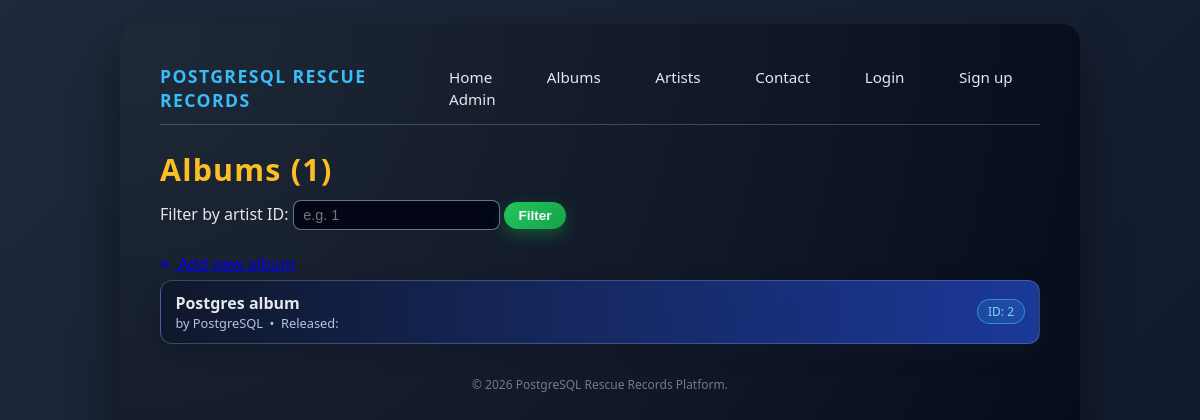
The app's page /, older data.
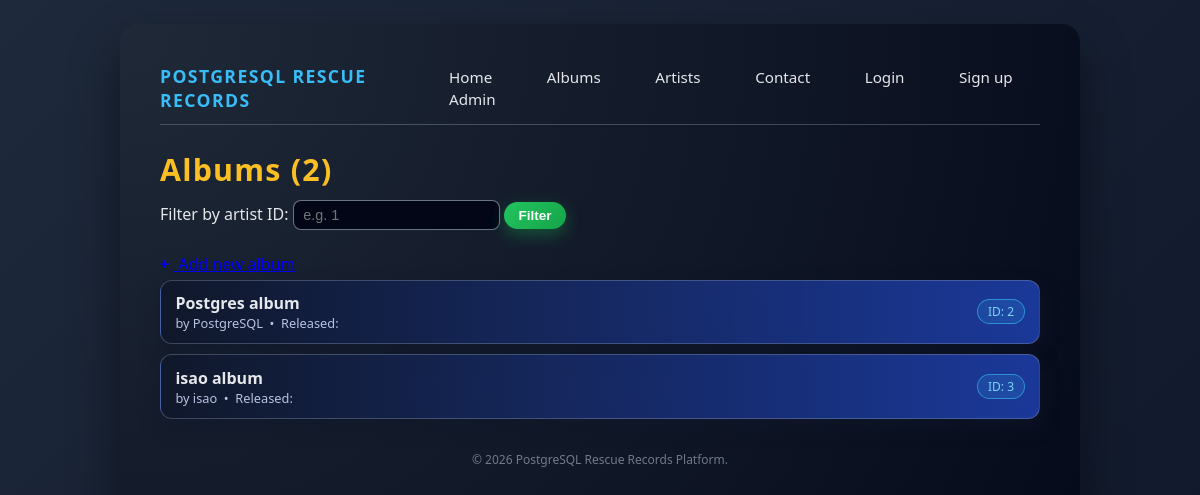
The same page, newer data.
### music_library/models.py (models this page shows, shortened)
class Album(models.Model):
    artist = models.ForeignKey(Artist, on_delete=models.CASCADE, related_name='Albums')
    title = models.CharField(max_length=100)
    release_Year = models.PositiveIntegerField(blank=True, null=True)
    is_Concept_Album = models.BooleanField(default=False)

class Artist(models.Model):
    name = models.CharField(max_length=100)
    country = models.CharField(max_length=100, blank=True)
    genre = models.ManyToManyField(Genre, related_name='Artists')

### music_library/views.py (the view)
# urls.py: path('', ml_views.AlbumListView.as_view(), name='album_list'),
class AlbumListView(ListView):
    model = Album
    template_name = "music_library/album_list.html"
    context_object_name = "albums"
    ordering = ['title']
    def get_context_data(self, **kwargs):
        context = super().get_context_data(**kwargs)
        context['total'] = context['albums'].count()
        return context
    def get_queryset(self):
        qs = super().get_queryset().select_related('artist')
        artist_id = self.request.GET.get("artist_id")
        if artist_id:
            qs = qs.filter(artist_id=artist_id)
        return qs

### music_library/templates/music_library/album_list.html (shortened to what this page needs)
{% extends "core/base.html" %}
{% block content %}
    <h1>Albums ({{ albums|length }})</h1>
    <div class="filter-bar">
        <form method="get">
            <label for="artist_id">Filter by artist ID:</label>
            <input
                type="number"
                name="artist_id"
                id="artist_id"
                value="{{ request.GET.artist_id }}"
                placeholder="e.g. 1"
            >
            <button type="submit">Filter</button>
        </form>
    </div>
    <a href="{% url 'album_create' %}" class="action-link">
    </a>
    {% if albums %}
        <ul class="album-list">
            {% for album in albums %}
                <li>
                    <div class="album-main">
                        <div class="album-title">
                            <a href="{% url 'album_detail' album.pk %}">
                                {{ album.title }}
                            </a>
                        </div>
                        <div class="album-meta">
                            by {{ album.artist.name }}
                            &nbsp;•&nbsp;
                            Released: {{ album.release_year }}
                        </div>
                    </div>
                    <span class="badge">
                        ID: {{ album.pk }}
                    </span>
               </li>
            {% endfor %}
        </ul>
    {% else %}
         <p>No albums yet.</p>
{% endif %}
{% endblock %}

Row changes from the older to the newer data that the page shows:
added Album: title "isao album", artist.name "isao", pk "3"
Text that changed along with them:
{{ albums|length }}: "1" → "2"
